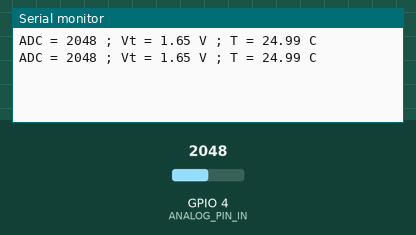
Simulated run of this program. Board: ESP32. On the bench: the last lines printed to the serial monitor. The test bench sets the inputs (shaded band); at power-on: GPIO 4 (ANALOG_PIN_IN) = 2048.

Above: at 1.8 s.
1.9 s: GPIO 4 (ANALOG_PIN_IN) set to 2866
At 2.4 s:
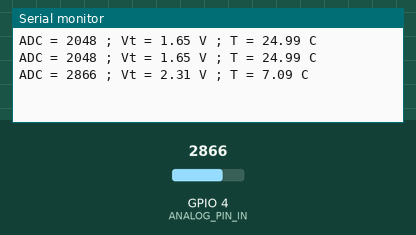
3.4 s: GPIO 4 (ANALOG_PIN_IN) set to 3603
At 4.8 s:
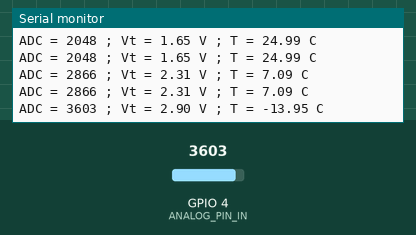
Timing chart, 0 to 6.4 s (numbered marks = the images above; inputs shaded):
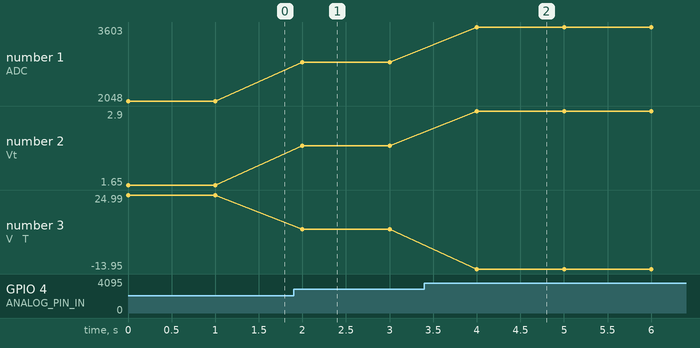

The program:

main.cpp
```cpp
#include <Arduino.h>

// Defines
#define ANALOG_PIN_IN 4
#define VMAX 3.3              // tensão de alimentação do circuito
#define RN 10000.f            // resistência nominal do termorresistor
#define T1 (273.15 + 25)      // temperatura ambiente
#define ZA 273.15             // valor do zero absoluto (escala Kelvin)
#define B 3950.f              // constante

// Obtenção da voltagem analógica através do seu valor ADC
#define Voltage(adcVal) (float) adcVal/4095 * VMAX

// Obtenção da resistência do termorresistor, usando divisor de tensão
#define RT(Voltage) ( VMAX/(VMAX-Voltage) - 1 ) * RN

/* Obtenção da temperatura no termorresistor através de:
*   Rt: resistência do termorresistor
*   Rn: resistência nominal do termorresistor
*   T1: temperatura mínima (ambiente)
*   B: constante
*/
#define T2(Rt) 1/( 1/T1 + log(Rt/RN)/B )

// Obtenção da temperatura em graus Kelvin em função a temperatura em graus Celsius
#define tempC(tempK) tempK - ZA


void setup() {
  // Configuração da velocidade do terminal
  Serial.begin(115200);
}

void loop() {

  // obtenção do nível ADC da tensão no termostato
  int adcVal = analogRead(ANALOG_PIN_IN);

  // Obtenção da tensão no termostato através do nível ADC
  double voltage = Voltage(adcVal);

  // Obtenção da resistência do termostato através de sua tensão
  double rt = RT(voltage);

  // Obtenção da temperatura através da fórmula de var. da res. em relação a var. de temp.
  double t2 = T2(rt);

  // Impressão dos dados
  Serial.printf("ADC = %d ; Vt = %.2f V ; T = %.2f C \n", adcVal, voltage, tempC(t2));
  delay(1000);

}


  
```

Measured:
- after the input at 1.9 s, the serial monitor: prints a new line after 0.10 s (image 1)
- after the input at 3.4 s, the serial monitor: prints a new line after 0.60 s (image 2)
- plotted number 1: 2048 → 2866 after the input at 1.9 s, 2866 → 3603 after the input at 3.4 s
- plotted number 2: 1.65 → 2.31 after the input at 1.9 s, 2.31 → 2.9 after the input at 3.4 s
- plotted number 3: 24.99 → 7.09 after the input at 1.9 s, 7.09 → -13.95 after the input at 3.4 s
